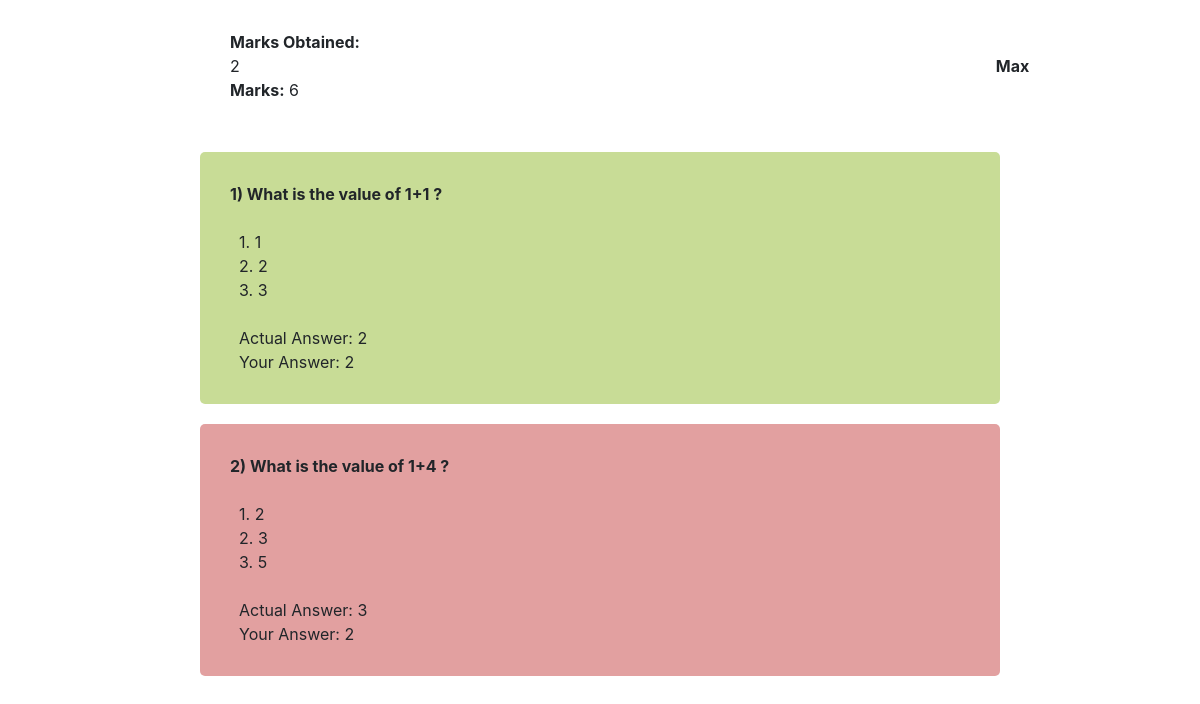
Screenshot of /student/completed_paper/6 (signed in) with the database file from the repository.
### student/models.py (models this page shows)
class Answer(models.Model):
	question = models.ForeignKey(Question, on_delete=models.CASCADE, related_name='+')
	exam_taken = models.ForeignKey(ExamTaken, on_delete=models.CASCADE)
	answer = models.IntegerField(default = 0)

### instructor/models.py (models this page shows)
class Question(models.Model):
    exam = models.ForeignKey(Exam, on_delete=models.CASCADE)
    question_text = models.CharField(max_length=500)
    choice1 = models.CharField(max_length=200)
    choice2 = models.CharField(max_length=200)
    choice3 = models.CharField(max_length=200)
    positive_marks = models.IntegerField(default = 3)
    negative_marks = models.IntegerField(default = -1)
    answer = models.IntegerField()

### student/views.py (the view)
# urls.py: path('completed_paper/<int:exam_id>',views.completed_exam,name='completed_exam'),
def completed_exam(request,exam_id):
	username = request.session['username']
	student = Student.objects.get(username = username)
	exam = Exam.objects.get(id = exam_id)
	exam_taken_details = ExamTaken.objects.get(user = student, exam =exam)
	print(exam_taken_details)
	answer_set = Answer.objects.all().filter(exam_taken=exam_taken_details)
	marks_obtained=0
	tot_marks=0
	for i in answer_set:
		if i.answer==i.question.answer:
			marks_obtained=marks_obtained+i.question.positive_marks
			tot_marks=tot_marks+i.question.positive_marks
		elif i.answer==0:
			tot_marks=tot_marks+i.question.positive_marks
		else:
			tot_marks=tot_marks+i.question.positive_marks
			marks_obtained=marks_obtained+i.question.negative_marks
	return render(request, 'completed_exam.html', {'answer_set': answer_set,'marks_obtained':marks_obtained,'tot_marks':tot_marks})

### instructor/models.py (called while the page is built)
    def __str__(self):
        return self.name

### student/models.py (called while the page is built)
    def __str__(self):
        return str(self.exam)

### templates/completed_exam.html (shortened to what this page needs)
<!DOCTYPE html>
<html>
<head>
		<link rel="stylesheet" href="https://stackpath.bootstrapcdn.com/bootstrap/4.1.3/css/bootstrap.min.css">
</head>
<div align="left" style="margin-left: 200px;margin-right: 200px;border-radius: 5x;padding: 30px">
	<b>Marks Obtained:</b> {{marks_obtained}}<b>Max Marks:</b> {{tot_marks}}
</div>
{% for a in answer_set %}
{% if a.question.answer == a.answer %}
	<div align="left" style="margin-left: 200px;margin-right: 200px;margin-top: 20px;background-color: rgb(200,220,150);border-radius: 5px;padding: 30px">
{% else %}
	<div align="left" style="margin-left: 200px;margin-right: 200px;margin-top: 20px;background-color: rgb(226,160,160);border-radius: 5px;padding: 30px">
{% endif %}
	<b>{{forloop.counter}}) {{a.question.question_text}}</b><br><br>
	&nbsp; 1. {{a.question.choice1}}<br>
	&nbsp; 2. {{a.question.choice2}}<br>
	&nbsp; 3. {{a.question.choice3}}<br><br>
	&nbsp; Actual Answer: {{a.question.answer}}<br>
	&nbsp; Your Answer: {{a.answer}}<br>
	</div>
{% endfor %}

### rows the page displays
Answer: question.question_text "What is the value of 1+1 ?", question.choice1 "1", question.choice2 "2", question.choice3 "3", question.answer "2", answer "2"
Answer: question.question_text "What is the value of 1+4 ?", question.choice1 "2", question.choice2 "3", question.choice3 "5", question.answer "3", answer "2"

### other values shown
{{ marks_obtained }} "2"
{{ tot_marks }} "6"
